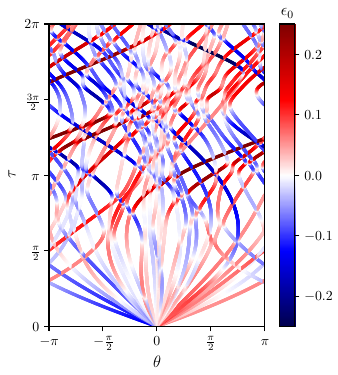

Source code (Python):
import numpy as np
import scipy.sparse as sp
import scipy.linalg as la
from matplotlib import rc
rc('text', usetex=True)
import matplotlib.pyplot as plt
import matplotlib.colors as colors

# parameters
L = 8
g = 4.0
start = 0.0
end = 2 * np.pi
res = 1000
taul = np.linspace(start, end, res)

plt.figure(1, figsize=(3.375, 3.75), constrained_layout=True)

data = np.load("data_freq_colored.npz")
angles_full = data["angles_full"]
energy_avg = data["energy_avg"]

cmap = "seismic"

for i, tau in enumerate(taul):
    plt.scatter(angles_full[i, :], np.full_like(angles_full[i, :], tau), c=energy_avg[i, :], s=2, marker="o", cmap=cmap, vmin=-0.25, vmax=0.25)

clb = plt.colorbar()
clb.ax.set_title(r"$\epsilon_{0}$", fontsize=12)

# plt.grid()

plt.xlabel(r"$\theta$", fontsize=12)
plt.xticks([-np.pi, -0.5 * np.pi, 0, 0.5 * np.pi, np.pi],
           [r"$-\pi$", r"$-\frac{\pi}{2}$", r"$0$", r"$\frac{\pi}{2}$", r"$\pi$"])

plt.ylabel(r"$\tau$", fontsize=12)
plt.yticks([0, 0.5 * np.pi, np.pi, 1.5 * np.pi, 2 * np.pi],
           [r"$0$", r"$\frac{\pi}{2}$", r"$\pi$", r"$\frac{3\pi}{2}$", r"$2 \pi$"])

plt.xlim(-np.pi, np.pi)
plt.ylim(0., 2. * np.pi)

plt.savefig("Fig8.pdf", format="pdf")
# plt.show()